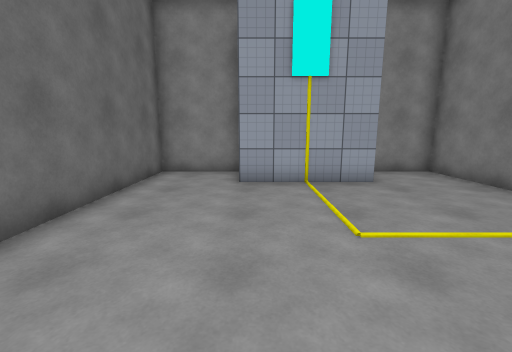
view 1 (above)

17 first-person views from a walk through a Unity game level. The camera is 1.5 m above the floor, tilts 10° down and sees 90° across. Doors are open. The floor is counted in squares, 1 m on a side. Each view is taken from the middle of a square. On the plan, view 1 faces up. The plan holds only what a view shows up to about 13 squares ahead; the rest is blank. The player character is not drawn. Some surface patterns are stand-ins.

view 2
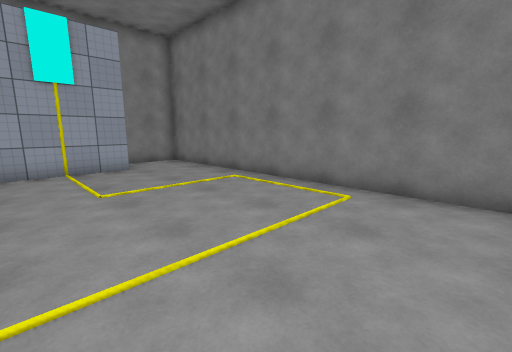

view 3
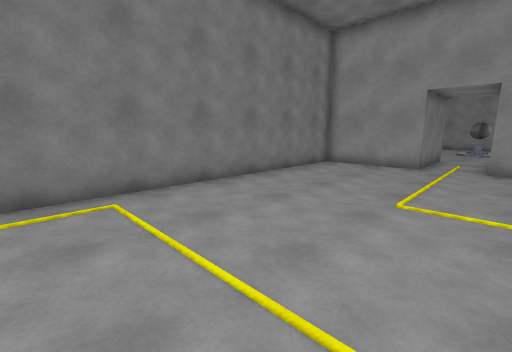

view 4
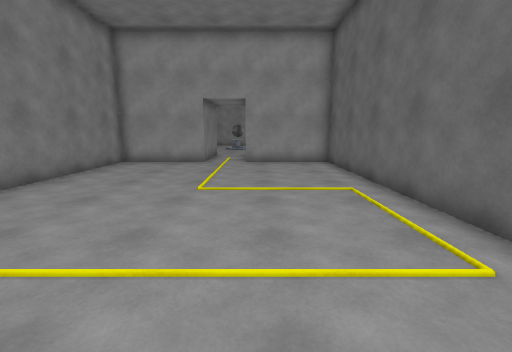

view 5
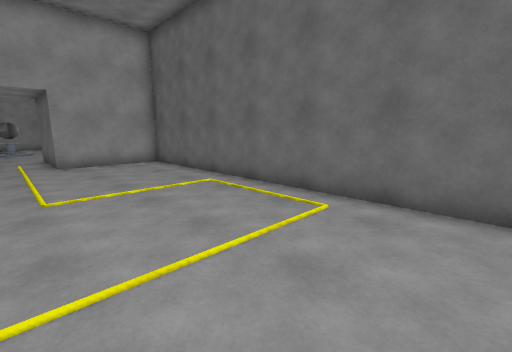

view 6
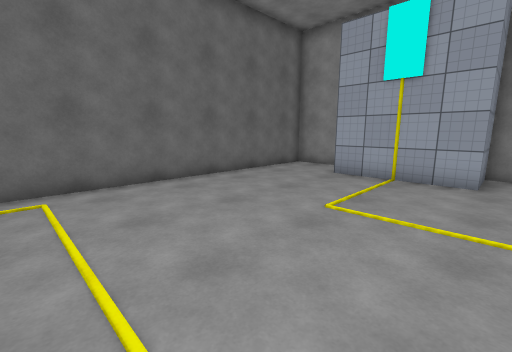

view 7
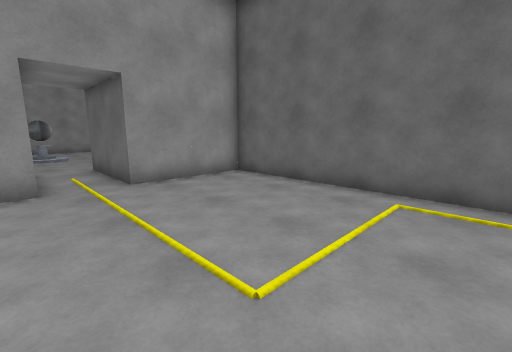

view 8
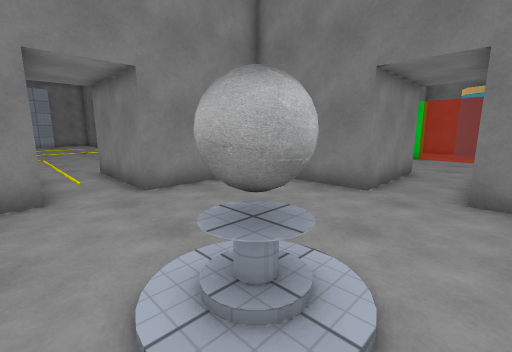

view 9
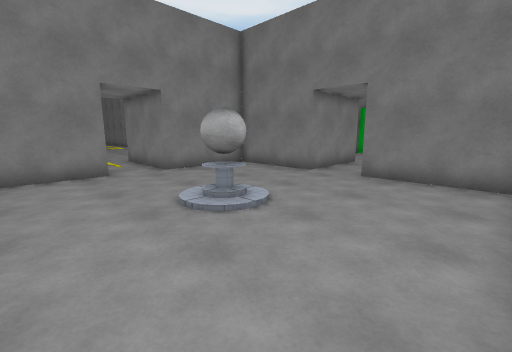

view 10
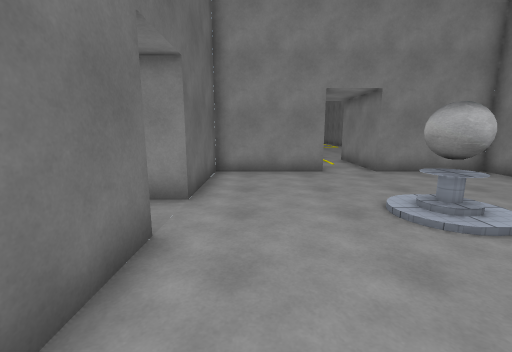

view 11
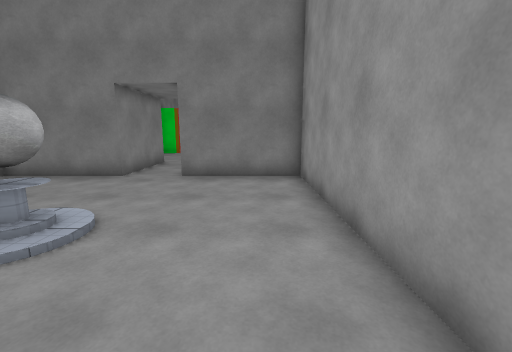

view 12
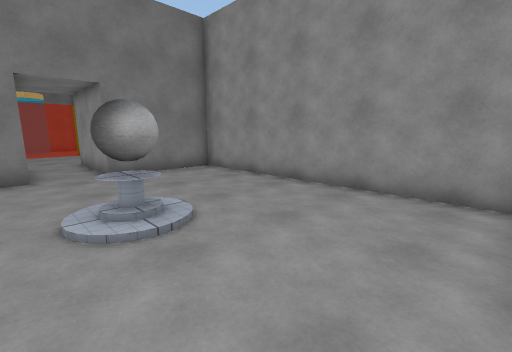

view 13
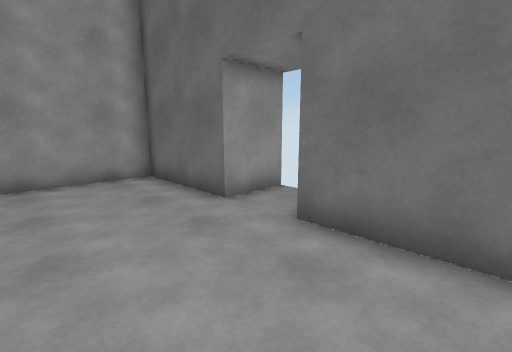

view 14
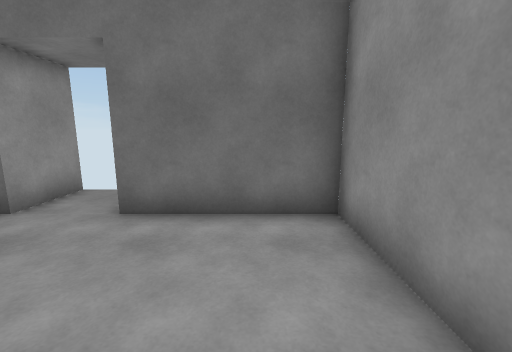

view 15
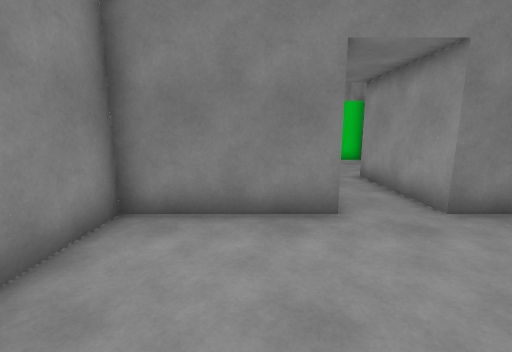

view 16
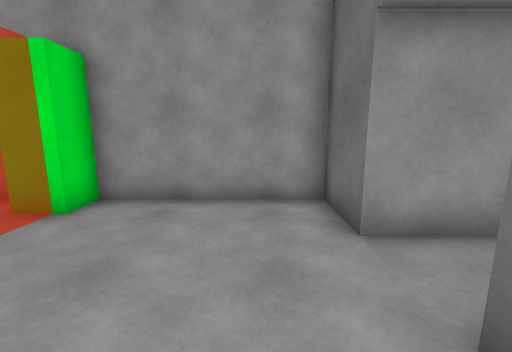

view 17
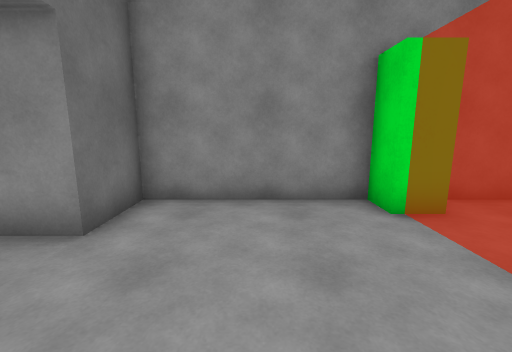

### Floor plan
Ten units are one square. View 1 is at (0, 0); x grows to the right and y downward. Boxes are objects, and circles mark ways between rooms. Rooms are numbered by the first view taken in them; rooms with no view inside come last. Other rooms are left out.
<svg viewBox="-45 -100 215 350">
<path fill="none" stroke="#000" d="M6 -75 -5 -75M25 105 65 105 65 -95 35 -95 35 -75 24 -75M-6 -95 -35 -95 -35 105 5 105M-35 205 -35 245 65 245 65 205M5 145 -35 145 -35 185M65 185 65 145 25 145M105 205 105 225 155 225M155 165 105 165 105 185M65 205 105 205M105 185 65 185M5 105 5 145M25 145 25 105"/>
<rect x="5" y="-85" width="20" height="10" fill="#bbb"><title>other object</title></rect>
<rect x="5" y="185" width="20" height="20" fill="#bbb"><title>other object</title></rect>
<rect x="155" y="215" width="10" height="10" fill="#bbb"><title>other object</title></rect>
<rect x="155" y="155" width="10" height="20" fill="#bbb"><title>other object</title></rect>
<circle cx="15" cy="105" r="3" fill="#2a7"/>
<circle cx="65" cy="195" r="3" fill="#2a7"/>
<circle cx="15" cy="145" r="3" fill="#2a7"/>
<circle cx="100" cy="195" r="3" fill="#2a7"/>
<text x="10" y="10">1</text>
<text x="10" y="200">2</text>
<text x="130" y="190">3</text>
<text x="80" y="190">4</text>
<text x="10" y="120">5</text>
</svg>
Room 1 opens to room 5. Room 2 opens to room 4. Room 2 opens to room 5. Room 3 opens to room 4.

Where each view was taken, in squares from view 1:
view 1: 0 up, 0 right, facing up
view 2: 3 down, 0 right, facing up-right
view 3: 1 up, 0 right, facing down-right
view 4: 2 up, 0 right, facing down
view 5: 2 up, 2 right, facing down-left
view 6: 1 down, 4 right, facing up-left
view 7: 3 down, 3 right, facing down-left
view 8: 21 down, 0 right, facing up-right
view 9: 24 down, 2 left, facing up-right
view 10: 24 down, 2 left, facing up
view 11: 23 down, 2 left, facing right
view 12: 18 down, 3 left, facing down-right
view 13: 16 down, 0 right, facing down-left
view 14: 16 down, 1 right, facing left
view 15: 17 down, 2 right, facing right
view 16: 17 down, 12 right, facing down
view 17: 22 down, 13 right, facing up
